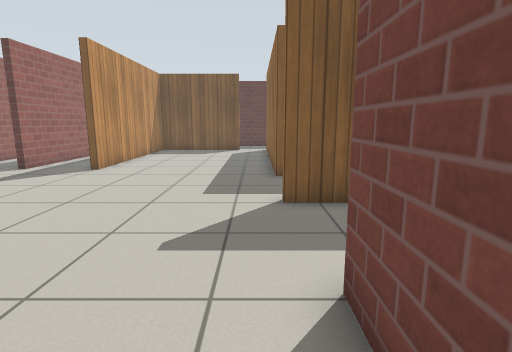
[1] (above)

17 first-person views from a walk through a robot-simulator world made for Gazebo. The camera is 0.94 m above the floor, tilts 10° down and sees 80° across. The floor is counted in squares, 0.5 m on a side. Each view is taken from the middle of a square. On the plan, view 1 faces up. The plan holds only what a view shows up to about 16 squares ahead; the rest is blank. Gazebo's built-in surfaces are drawn with simple patterns.

[2]
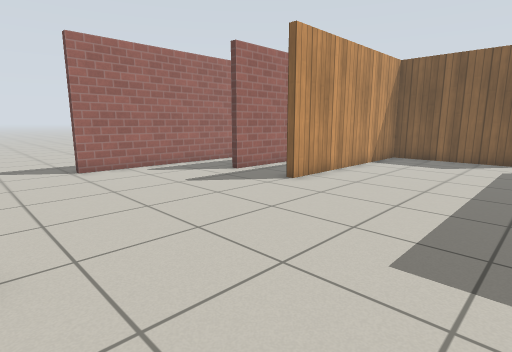

[3]
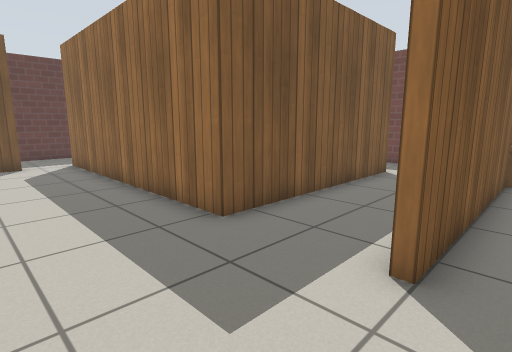

[4]
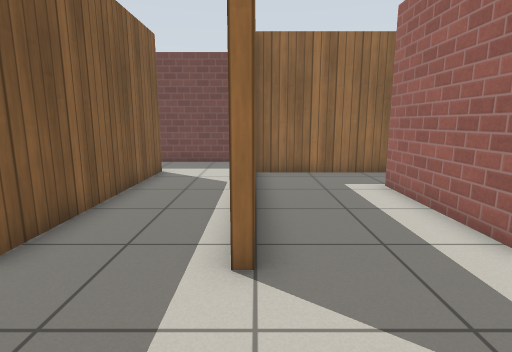

[5]
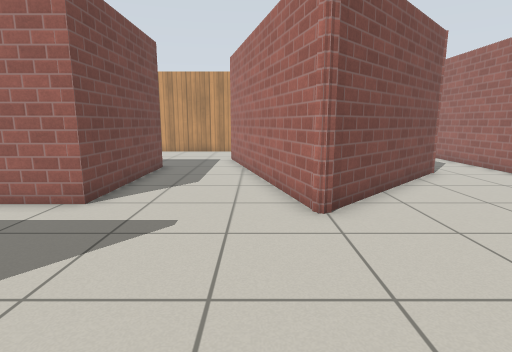

[6]
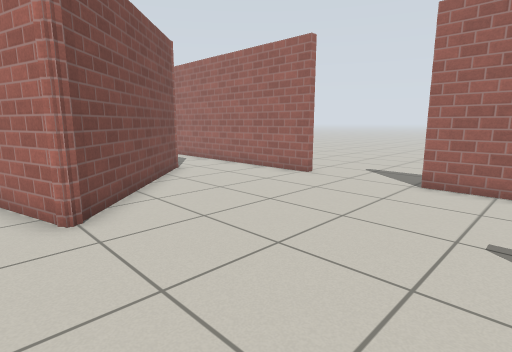

[7]
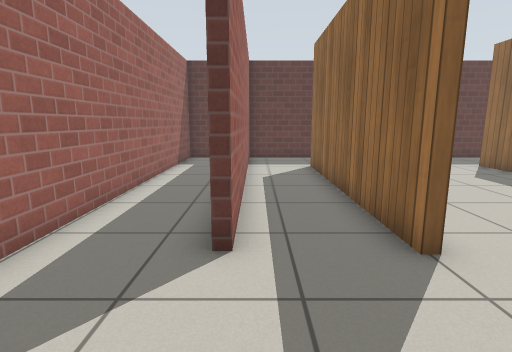

[8]
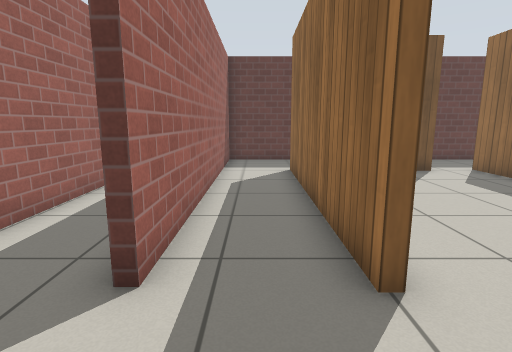

[9]
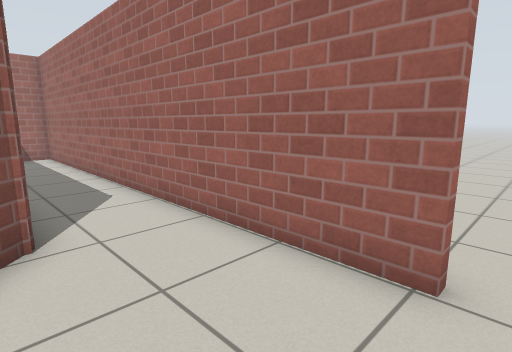

[10]
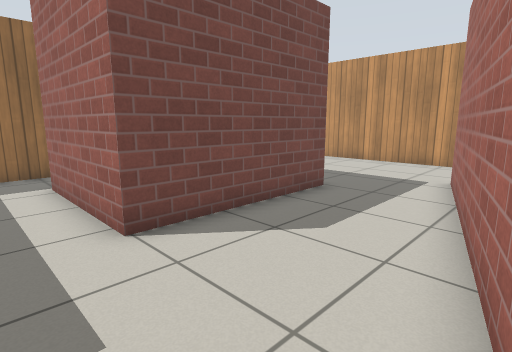

[11]
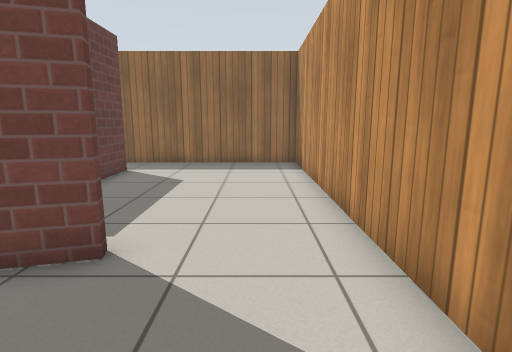

[12]
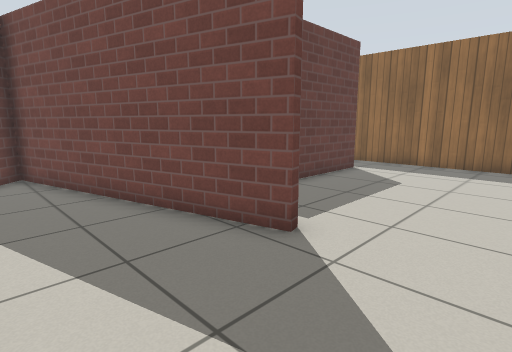

[13]
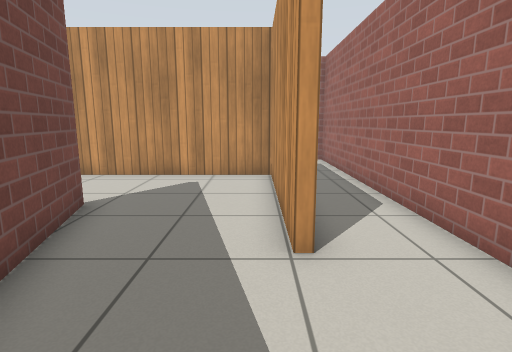

[14]
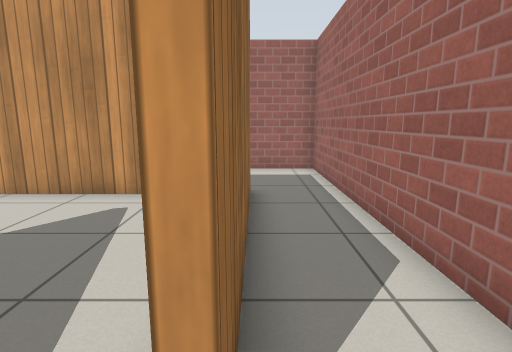

[15]
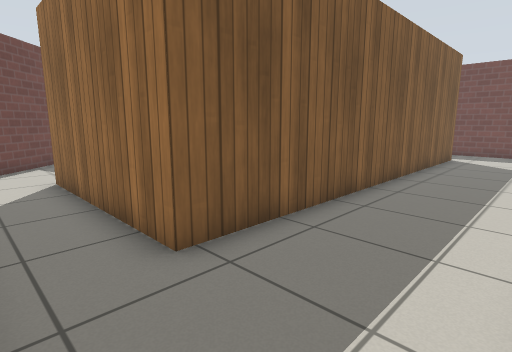

[16]
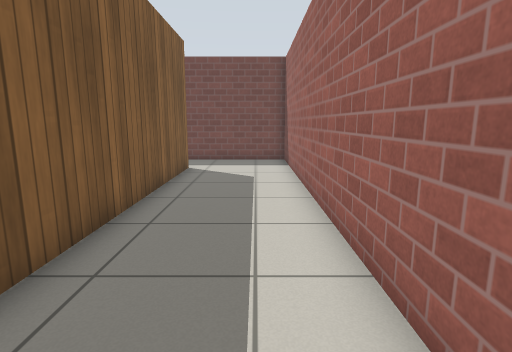

[17]
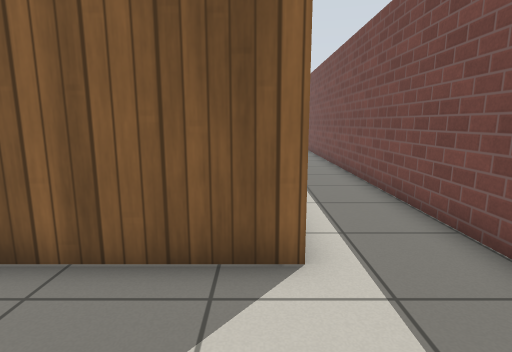

### Floor plan
Points are (right, up) in squares from view 1. A wall is a line through its corners. A room is listed if a view was taken in it or the views show most of it. See-through windows are left out.
Room 1 (views 1, 2, 3, 4, 5, 6, 7, 8, 9, 10, 14, 15, 16, 17)
walls: (1, -3) (1, 3.1) (6, 3.1); (8.4, 3.5) (8.4, 7) (0.6, 7); (-9.8, -1.4) (-4.4, 3.9) (-4.3, 3.8) (-2.3, -3.6); (8.7, 10.6) (0.7, 10.6) (0.7, 21.2); (-9.4, -2.8) (-9.4, -14.5) (-6.8, -14.5); (-12.6, 3.4) (-12.6, -14.5) (-11.4, -14.5); (11.6, 8.2) (11.6, 11.9); (-1, 20.8) (-6.3, 20.8) (-6.3, 12.1) (-6.6, 12.1) (-6.6, 21.1); (8.7, -10.2) (-6.8, -10.2) (-6.8, -3.1); (-2.5, -14.5) (11.6, -14.5) (11.6, 2.5); (3.2, 24.4) (-0.8, 24.4); (-6, 24.4) (-9.4, 24.4) (-9.4, 12.1) (-9.8, 12.1); (-11.5, 24.4) (-12.6, 24.4) (-12.6, 7.2)
ways out: opening at (-7, -2) to room 2; opening at (-0.5, -3) to room 2; opening at (7, 4) to room 2; opening at (-13, 5.5)
Room 2 (views 11, 12, 13)
walls: (-2, -5.9) (-4.5, 3.4) (-7.9, 0); (-2.3, -3.6) (-1.7, -5.8); (6, -2.9) (2.1, -2.9); (-6.6, -3.1) (-6.6, -9.9) (8.4, -9.9) (8.4, -1.6); (8.4, 2) (8.4, 3.5)
ways out: opening at (-7, -2) to room 1; opening at (-0.5, -3) to room 1; opening at (7, 4) to room 1

Positions as (right, up) in squares from view 1, and headings:
1: (0, 0), facing up
2: (0, 4), facing up-left
3: (-3, 6), facing up-right
4: (-3, 7), facing right
5: (-3, 10), facing down
6: (-3, 10), facing down-left
7: (-9, 8), facing up
8: (-8, 9), facing up
9: (-9, 4), facing down-left
10: (-4, 5), facing down-right
11: (-6, -8), facing right
12: (-6, -9), facing up-right
13: (-6, 1), facing down
14: (-7, -2), facing down
15: (-9, -14), facing up-right
16: (-4, -13), facing right
17: (8, -14), facing up
